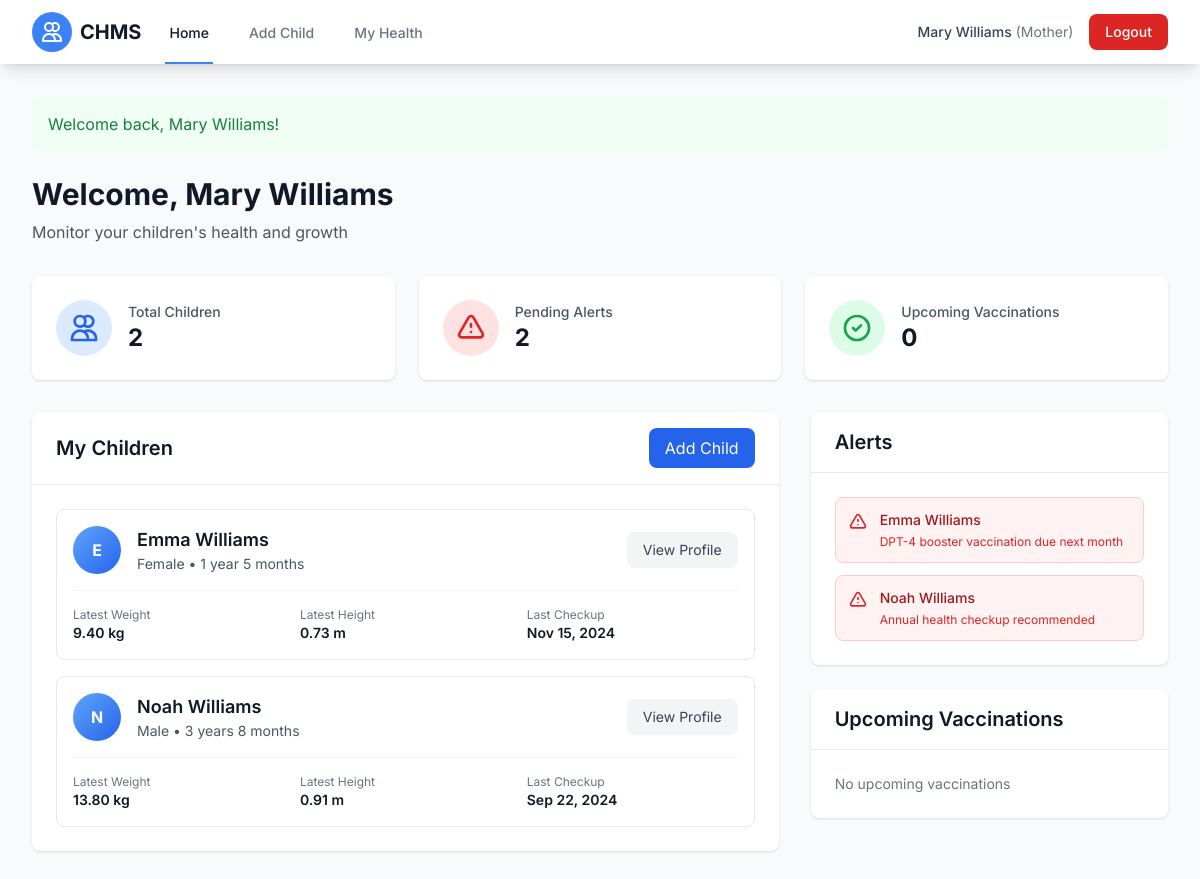
Screenshot of /index.php (signed in) with the database file from the repository.
### tables this page shows
CREATE TABLE children (
    child_id INT AUTO_INCREMENT PRIMARY KEY,
    mother_id INT NOT NULL,
    name VARCHAR(100) NOT NULL,
    dob DATE NOT NULL,
    gender ENUM('male', 'female') NOT NULL,
    created_at TIMESTAMP DEFAULT CURRENT_TIMESTAMP,
    FOREIGN KEY (mother_id) REFERENCES users(user_id) ON DELETE CASCADE,
    INDEX idx_mother (mother_id),
    INDEX idx_dob (dob)
);

CREATE TABLE alerts (
    alert_id INT AUTO_INCREMENT PRIMARY KEY,
    child_id INT NOT NULL,
    alert_type VARCHAR(50) NOT NULL,
    message TEXT NOT NULL,
    created_at TIMESTAMP DEFAULT CURRENT_TIMESTAMP,
    status ENUM('pending', 'resolved') DEFAULT 'pending',
    FOREIGN KEY (child_id) REFERENCES children(child_id) ON DELETE CASCADE,
    INDEX idx_child (child_id),
    INDEX idx_status (status)
);

### index.php (the view, shortened to what the rows shown need)
<?php
require_once __DIR__ . '/src/config/session.php';
require_once __DIR__ . '/src/config/database.php';
require_once __DIR__ . '/src/config/helpers.php';
require_once __DIR__ . '/src/models/Child.php';
require_once __DIR__ . '/src/models/Alert.php';
$userId = getCurrentUserId();
$userName = getCurrentUserName();
$userRole = getCurrentUserRole();
$childModel = new Child();
$alertModel = new Alert();
if ($userRole === 'mother') {
    $children = $childModel->getChildrenWithLatestRecords($userId);
    $alerts = $alertModel->readAll('pending', null, $userId);
} else {
    redirect('/CHMS/doctor_dashboard.php');
}
?>
<!DOCTYPE html>
<html lang="en">
<head>
    <script src="https://cdn.tailwindcss.com"></script>
</head>
<body class="bg-gray-50">
    <div class="max-w-7xl mx-auto px-4 sm:px-6 lg:px-8 py-8">
        <div class="mb-8">
            <h1 class="text-3xl font-bold text-gray-900">Welcome, <?php echo htmlspecialchars($userName); ?></h1>
        </div>
        <div class="grid grid-cols-1 lg:grid-cols-3 gap-8">
            <div class="lg:col-span-2">
                <div class="bg-white rounded-lg shadow">
                    <div class="px-6 py-4 border-b border-gray-200 flex justify-between items-center">
                        <h2 class="text-xl font-semibold text-gray-900">My Children</h2>
                    </div>
                    <div class="p-6">
                        <?php if (empty($children)): ?>
                            <div class="text-center py-12">
                                <svg class="mx-auto h-12 w-12 text-gray-400" fill="none" stroke="currentColor" viewBox="0 0 24 24">
                                    <path stroke-linecap="round" stroke-linejoin="round" stroke-width="2" d="M12 4.354a4 4 0 110 5.292M15 21H3v-1a6 6 0 0112 0v1zm0 0h6v-1a6 6 0 00-9-5.197M13 7a4 4 0 11-8 0 4 4 0 018 0z"/>
                                </svg>
                                <h3 class="mt-2 text-sm font-medium text-gray-900">No children added</h3>
                                <p class="mt-1 text-sm text-gray-500">Get started by adding your child's profile</p>
                                <div class="mt-6">
                                    <a href="add_child.php" class="inline-flex items-center px-4 py-2 border border-transparent shadow-sm text-sm font-medium rounded-md text-white bg-blue-600 hover:bg-blue-700">
                                        Add First Child
                                    </a>
                                </div>
                            </div>
                        <?php else: ?>
                            <div class="space-y-4">
                                <?php foreach ($children as $child): ?>
                                    <div class="border border-gray-200 rounded-lg p-4 hover:shadow-md transition">
                                        <div class="flex items-center justify-between">
                                            <div class="flex items-center">
                                                <div class="h-12 w-12 bg-gradient-to-br from-blue-400 to-blue-600 rounded-full flex items-center justify-center text-white font-bold">
                                                    <?php echo strtoupper(substr($child['name'], 0, 1)); ?>
                                                </div>
                                                <div class="ml-4">
                                                    <h3 class="text-lg font-semibold text-gray-900"><?php echo htmlspecialchars($child['name']); ?></h3>
                                                    <p class="text-sm text-gray-600">
                                                        <?php echo ucfirst($child['gender']); ?> •
                                                        <?php echo calculateAgeString($child['dob']); ?>
                                                    </p>
                                                </div>
                                            </div>
                                            <a href="child_profile.php?id=<?php echo $child['child_id']; ?>"
                                               class="px-4 py-2 text-sm bg-gray-100 text-gray-700 rounded-lg hover:bg-gray-200 transition">
                                                View Profile
                                            </a>
                                        </div>
                                        <?php if (isset($child['weight'])): ?>
                                            <div class="mt-4 grid grid-cols-3 gap-4 pt-4 border-t border-gray-100">
                                                <div>
                                                    <p class="text-xs text-gray-500">Latest Weight</p>
                                                    <p class="text-sm font-semibold text-gray-900"><?php echo $child['weight']; ?> kg</p>
                                                </div>
                                                <div>
                                                    <p class="text-xs text-gray-500">Latest Height</p>
                                                    <p class="text-sm font-semibold text-gray-900"><?php echo $child['height']; ?> m</p>
                                                </div>
                                                <div>
                                                    <p class="text-xs text-gray-500">Last Checkup</p>
                                                    <p class="text-sm font-semibold text-gray-900"><?php echo formatDate($child['record_date']); ?></p>
                                                </div>
                                            </div>
                                        <?php else: ?>
                                            <div class="mt-4 text-sm text-gray-500 italic">No health records yet</div>
                                        <?php endif; ?>
                                    </div>
                                <?php endforeach; ?>
                            </div>
                        <?php endif; ?>
                    </div>
                </div>
            </div>
            <div class="space-y-6">
                <div class="bg-white rounded-lg shadow">
                    <div class="px-6 py-4 border-b border-gray-200">
                        <h2 class="text-xl font-semibold text-gray-900">Alerts</h2>
                    </div>
                    <div class="p-6">
                        <?php if (empty($alerts)): ?>
                            <p class="text-sm text-gray-500">No pending alerts</p>
                        <?php else: ?>
                            <div class="space-y-3">
                                <?php foreach (array_slice($alerts, 0, 5) as $alert): ?>
                                    <div class="p-3 bg-red-50 border border-red-200 rounded-lg">
                                        <div class="flex items-start">
                                            <svg class="h-5 w-5 text-red-600 mt-0.5" fill="none" stroke="currentColor" viewBox="0 0 24 24">
                                                <path stroke-linecap="round" stroke-linejoin="round" stroke-width="2" d="M12 9v2m0 4h.01m-6.938 4h13.856c1.54 0 2.502-1.667 1.732-3L13.732 4c-.77-1.333-2.694-1.333-3.464 0L3.34 16c-.77 1.333.192 3 1.732 3z"/>
                                            </svg>
                                            <div class="ml-3">
                                                <p class="text-sm font-medium text-red-800"><?php echo htmlspecialchars($alert['child_name']); ?></p>
                                                <p class="text-xs text-red-600 mt-1"><?php echo htmlspecialchars($alert['message']); ?></p>
                                            </div>
                                        </div>
                                    </div>
                                <?php endforeach; ?>
                            </div>
                        <?php endif; ?>
                    </div>
                </div>
                <div class="bg-white rounded-lg shadow">
                    <div class="px-6 py-4 border-b border-gray-200">
                        <h2 class="text-xl font-semibold text-gray-900">Upcoming Vaccinations</h2>
                    </div>
                </div>
            </div>
        </div>
    </div>
</body>
</html>

### rows the page displays
children: name "E", name "Emma Williams", gender "Female", dob "1 year 5 months", weight "9.40", height "0.73", record_date "Nov 15, 2024"
children: name "N", name "Noah Williams", gender "Male", dob "3 years 8 months", weight "13.80", height "0.91", record_date "Sep 22, 2024"
alerts: child.name "Emma Williams", message "DPT-4 booster vaccination due next month"
alerts: child.name "Noah Williams", message "Annual health checkup recommended"

### other values shown
$userName "Mary Williams"
$userRole "Mother"
$flashMessage['message'] "Welcome back, Mary Williams!"
count($children) "2"
count($alerts) "2"
count($upcomingVaccinations) "0"
